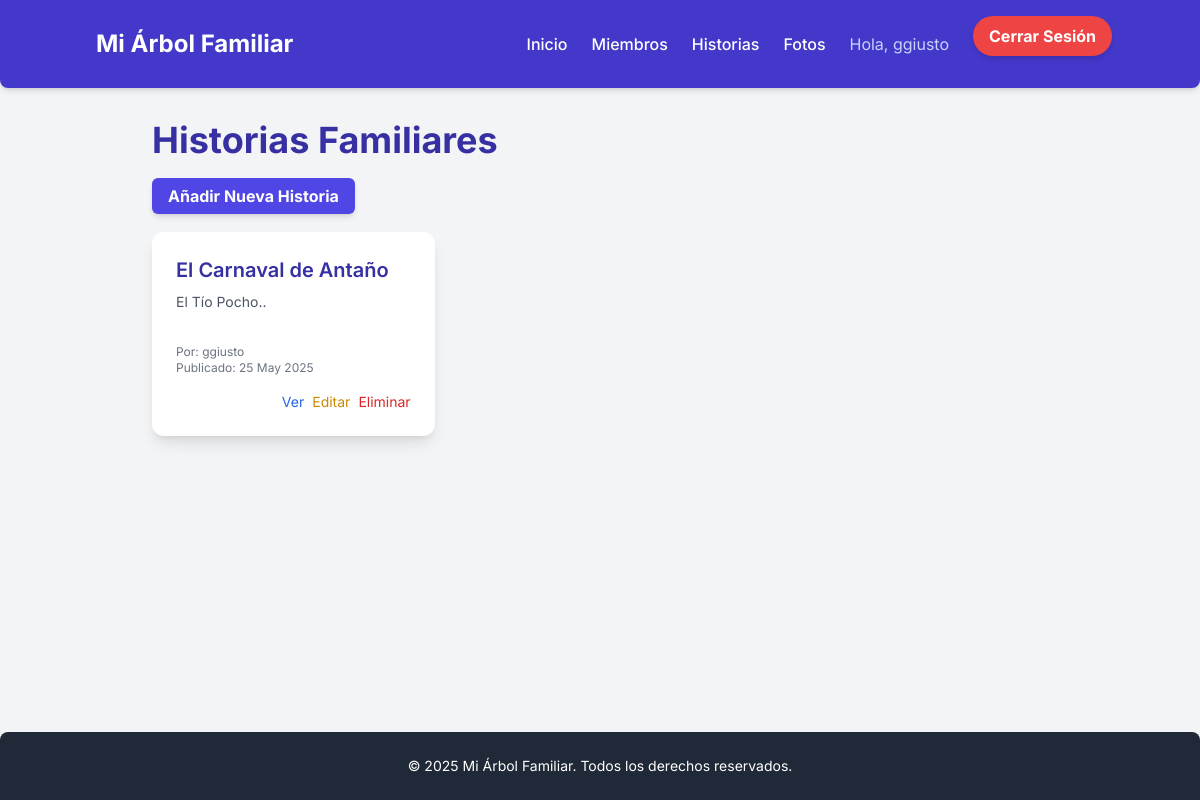
Page /stories/ (signed in) on the committed database.
### family_stories/models.py (models this page shows, shortened)
class FamilyStory(models.Model):
    title = models.CharField(max_length=200, verbose_name="Título")
    content = models.TextField(verbose_name="Contenido de la Historia")
    author = models.ForeignKey(User, on_delete=models.CASCADE, verbose_name="Autor") # Relación con el usuario
    created_at = models.DateTimeField(auto_now_add=True, verbose_name="Fecha de Creación")
    updated_at = models.DateTimeField(auto_now=True, verbose_name="Última Actualización")
    class Meta:
        verbose_name = "Historia Familiar"
        verbose_name_plural = "Historias Familiares"
        ordering = ['-created_at'] # Ordena por fecha de creación descendente

### family_stories/views.py (the view)
# urls.py: path('', views.story_list, name='story_list'),
@login_required
def story_list(request):
    stories = FamilyStory.objects.all()
    context = {'stories': stories, 'title': 'Historias Familiares'}
    return render(request, 'family_stories/story_list.html', context)

### family_stories/templates/family_stories/story_list.html (shortened to what this page needs)
{% extends 'base.html' %}
{% block page_title %}Historias Familiares{% endblock %}
{% block content %}
    <div class="mb-6">
        <a href="{% url 'story_create' %}" class="bg-indigo-600 hover:bg-indigo-700 text-white font-bold py-2 px-4 rounded-md shadow-md transition duration-300">
            Añadir Nueva Historia
        </a>
    </div>
    {% if stories %}
        <div class="grid grid-cols-1 md:grid-cols-2 lg:grid-cols-3 gap-6">
            {% for story in stories %}
                <div class="bg-white p-6 rounded-xl shadow-lg flex flex-col justify-between">
                    <div>
                        <h3 class="text-xl font-semibold text-indigo-800 mb-2">
                            <a href="{% url 'story_detail' pk=story.pk %}" class="hover:underline">{{ story.title }}</a>
                        </h3>
                        <p class="text-gray-600 text-sm mb-4 line-clamp-3">{{ story.content|truncatechars:150 }}</p>
                    </div>
                    <div class="text-xs text-gray-500 mt-4">
                        <p>Por: {{ story.author.username }}</p>
                        <p>Publicado: {{ story.created_at|date:"d M Y" }}</p>
                    </div>
                    <div class="mt-4 flex justify-end space-x-2">
                        <a href="{% url 'story_detail' pk=story.pk %}" class="text-blue-600 hover:text-blue-900 text-sm">Ver</a>
                        {% if user == story.author or user.is_superuser %}
                            <a href="{% url 'story_update' pk=story.pk %}" class="text-yellow-600 hover:text-yellow-900 text-sm">Editar</a>
                            <a href="{% url 'story_delete' pk=story.pk %}" class="text-red-600 hover:text-red-900 text-sm">Eliminar</a>
                        {% endif %}
                    </div>
                </div>
            {% endfor %}
        </div>
    {% else %}
        <p class="text-gray-600">No hay historias familiares registradas todavía. ¡Sé el primero en añadir una!</p>
    {% endif %}
{% endblock %}

### templates/base.html (shortened to what this page needs)
<html lang="es">
<head>
    <script src="https://cdn.tailwindcss.com"></script>
</head>
<body class="font-sans bg-gray-100 text-gray-800 antialiased min-h-screen flex flex-col">
    <header class="bg-indigo-700 text-white shadow-md py-4 px-6 md:px-10 lg:px-16 rounded-b-lg">
        <nav class="container mx-auto flex justify-between items-center">
            <a href="{% url 'home' %}" class="text-2xl font-bold rounded-md p-2 hover:bg-indigo-600 transition duration-300">
                Mi Árbol Familiar
            </a>
            <div class="flex items-center space-x-6">
                <a href="{% url 'home' %}" class="font-medium hover:text-indigo-200 transition duration-300">Inicio</a>
                <a href="{% url 'member_list' %}" class="font-medium hover:text-indigo-200 transition duration-300">Miembros</a>
                <a href="{% url 'story_list' %}" class="font-medium hover:text-indigo-200 transition duration-300">Historias</a>
                <a href="{% url 'photo_list' %}" class="font-medium hover:text-indigo-200 transition duration-300">Fotos</a>
                {% if user.is_authenticated %}
                    <span class="text-indigo-200">Hola, {{ user.username }}</span>
                    <form action="{% url 'logout' %}" method="post" class="inline">
                        <button type="submit" class="bg-red-500 hover:bg-red-600 text-white font-bold py-2 px-4 rounded-full shadow-md transition duration-300">
                            Cerrar Sesión
                        </button>
                    </form>
                {% endif %}
            </div>
        </nav>
    </header>
    <main class="flex-grow container mx-auto px-6 md:px-10 lg:px-16 py-8">
        <h1 class="text-3xl md:text-4xl font-bold text-indigo-800 mb-6">{% block page_title %}{% endblock %}</h1>
        {% block content %}
        {% endblock %}
    </main>
    <footer class="bg-gray-800 text-white py-6 px-6 md:px-10 lg:px-16 mt-auto rounded-t-lg">
        <div class="container mx-auto text-center text-sm">
            <p>&copy; 2025 Mi Árbol Familiar. Todos los derechos reservados.</p>
        </div>
    </footer>
</body>
</html>

### rows in the picture
FamilyStory: title "El Carnaval de Antaño", content "El Tío Pocho..", author.username "ggiusto", created_at "25 May 2025", shows "Editar"

### other values in the picture
{{ user.username }} "ggiusto"
